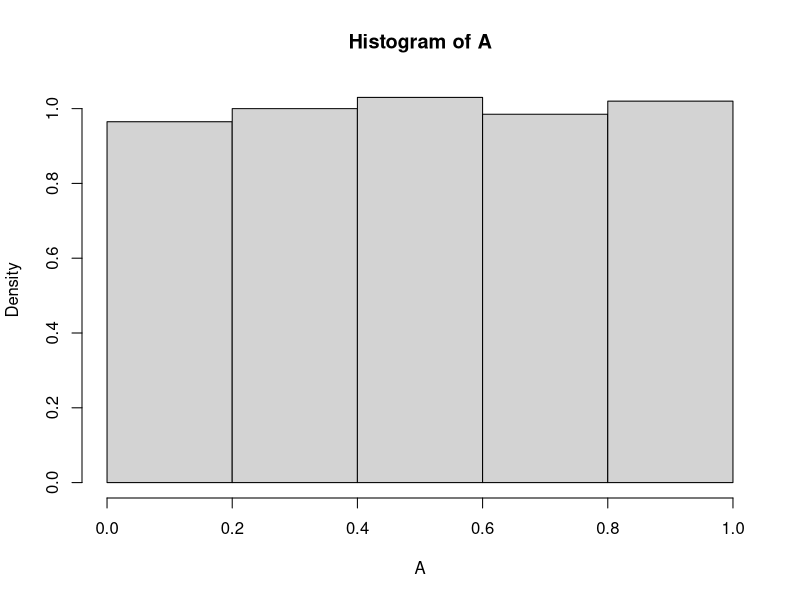
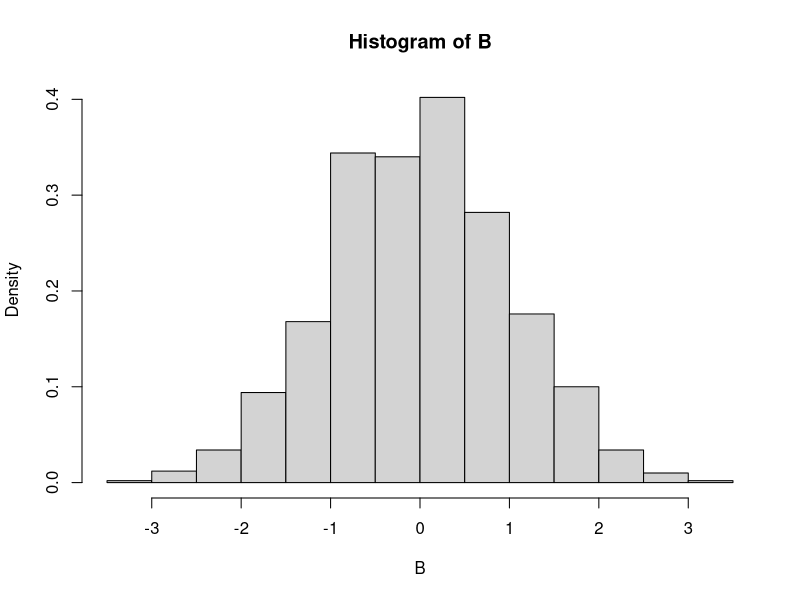
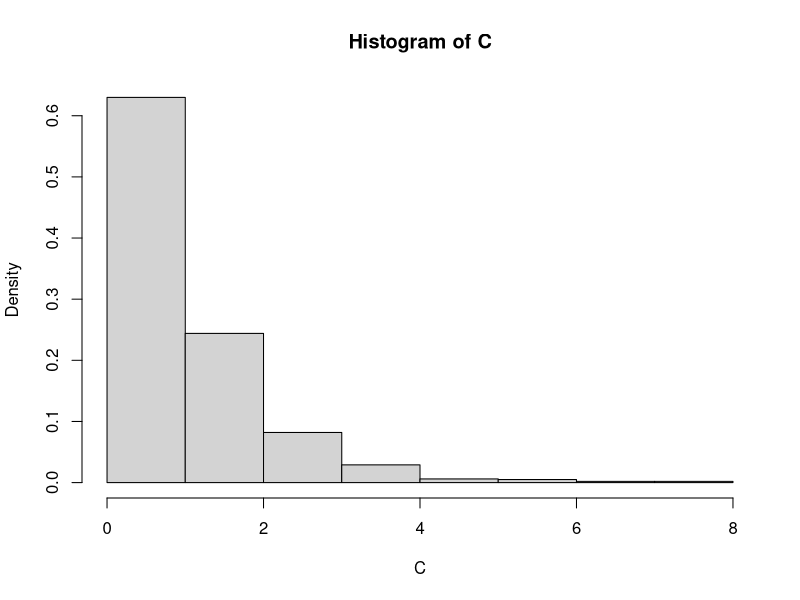
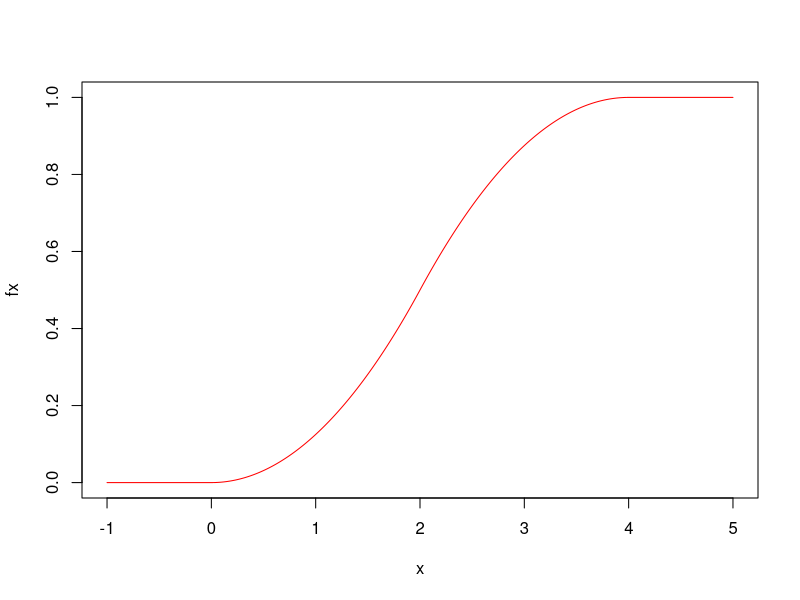
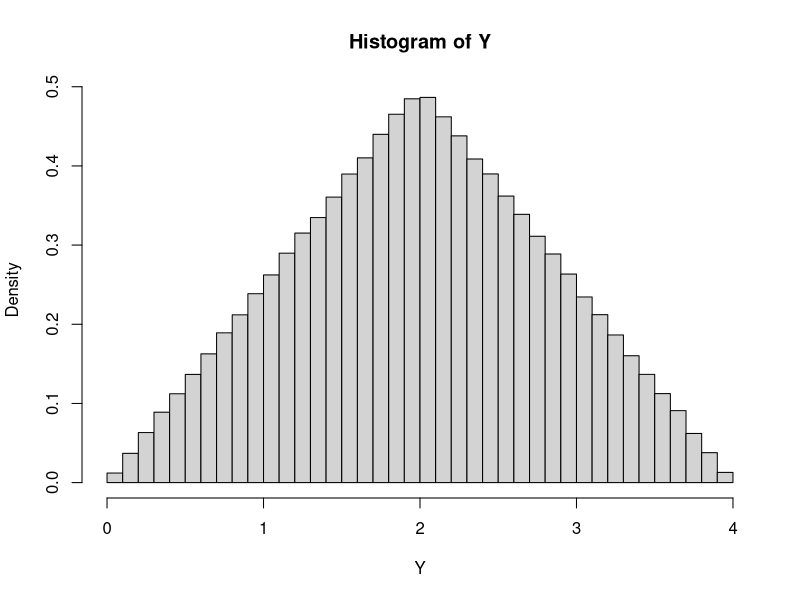
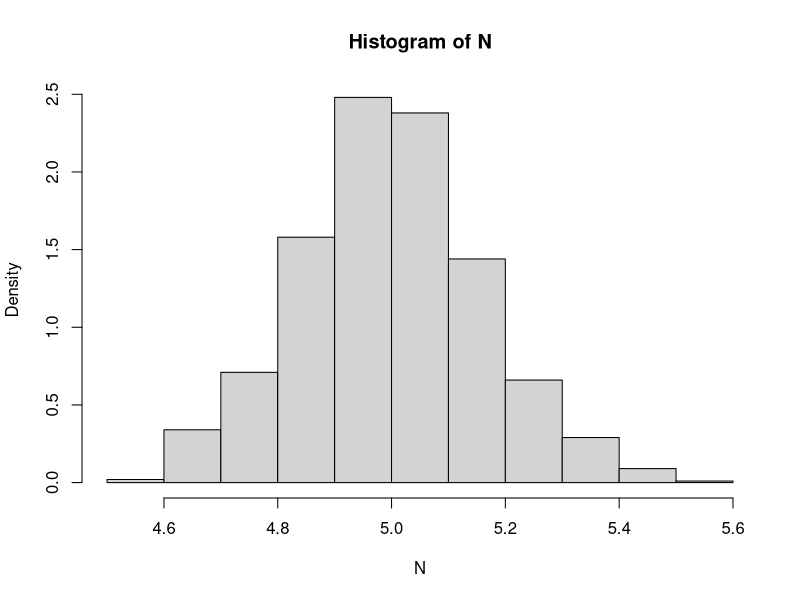
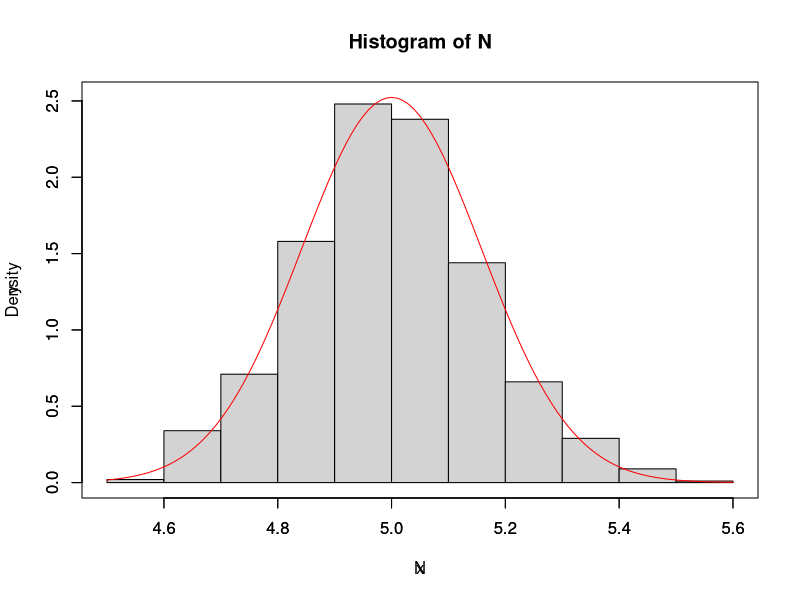

Here is the R script that generated these plots, in order:
# Title     : Class 1 and 2
# Objective : TODO
# Created by: carloscaro
# Created on: 2020-11-04

# Class 1
####################
A = runif(1000)
H = hist(A, breaks = c(0,0.2,0.4,0.6,0.8,1), freq = FALSE)
H$counts
max(A)
min(A)
# The area in the density is always equal to 1
# The density histogram allows us to identify the family distribution

# Creating a dataset with normal distribution
B = rnorm(1000)
hist(B, freq = FALSE)

# Creating a dataset with exponential distribution
C = rexp(1000)
hist(C, freq = FALSE)

# In terminal, we can check and set the working directory with getwd() and setwd()

# Class 2
####################
A = read.table('data1.txt')
table(A)

# From class problem
x = seq(-1,5, 0.01)
fx = 0*(x<0)+x^2/8*(x>=0)*(x<2)+(-x^2/8+x-1)*(x>=2)*(x<4)+1*(x>=4)
plot(x,fx,type='l',col='red')

u = runif(500000)
Y = (8*u)^0.5*(u<=0.5)+(4-(8-8*u)^0.5)*(u>1/2)
min(Y)
max(Y)
hist(Y, freq = FALSE, breaks = 50)

qt(0.9,12)
qt(0.995, 12)
qt(0.505, 12)

# Class 4
####################
mu = 2
sig2 = 1.7
n = 500
alpha = 0.05
# Creating the 500 observations with the parameters
A = rnorm(n, mu, sqrt(sig2))

# Computing the confidence interval without assuming that we know mu or sigma2
lowerbound = mean(A) - var(A)/sqrt(n) * qt(1-alpha/2,n-1)
upperbound = mean(A) + var(A)/sqrt(n) * qt(1-alpha/2,n-1)
c(lowerbound, upperbound)
# This is applying the formula from page 30 (Class 4 - Whiteboard PDF)

visual <- function(k, n, mu, sig2)
{
  M = matrix(data = 0, ncol = 2, nrow = k)
  for (i in 1:k)
  {
    A = rnorm(n, mu, sqrt(sig2))
    lowerbound = mean(A) - var(A)/sqrt(n) * qt(1-alpha/2,n-1)
    upperbound = mean(A) + var(A)/sqrt(n) * qt(1-alpha/2,n-1)
    M[i,1] = lowerbound
    M[i,2] = upperbound
  }
  N = sum((M[,2]<2) + (M[,1]>2))
  visual = list(interval = M, count = N)
}

Z = visual(500000, n, mu, sig2)
Z$count

# Exercise from class 2 PDF (but done in class 4)
# Matrix with 200 columns and 1,000 rows with data from a Poisson
# distribution with lambda 5
Matrix = matrix(data=rpois(200*1000,5),ncol=200)

# Calculating the empirical mean row by row. This means that N is composed of
# 1,000 observations of lambdahat_(n,2)
N = apply(Matrix, 1, mean)
# Margin = 1 indicates that the function 'mean' must be applied to the rows
# (2 would indicate to apply the formula to the columns)

# Histogram of N
H = hist(N, freq = FALSE)
# The distrigution looks like a Gaussian. This is expected thanks to the
# Central Limit Theorem
# What are the values of the Gaussian distribution:
H1 = hist(N, plot = FALSE)

# The idea is to determine the Gaissian parameters and then we are going to
# plot the histogram from the sample data versus the Gaussian distribution

# Values that determine the classes
limits = H$breaks
# Smallest limit of classes
xmin = min(limits)
# Biggest limit of classes
xmax = max(limits)
x = seq(xmin, xmax, 0.01)
# The Variance of X_bar is lambda / n (n is the number of Poisson RV used to
# calculate the empirical mean)
y = dnorm(x, 5, sqrt(5/200))
ymax = max(y, H$density)
# Plotting the sample data histogram with a super position of the Gaussian
# distribution with the mu and sigma parameters
hist(N, freq = FALSE, xlim = c(xmin, xmax), ylim = c(0, ymax))
par(new = TRUE)
plot(x,y,type='l',col='red',xlim = c(xmin, xmax), ylim = c(0, ymax))
